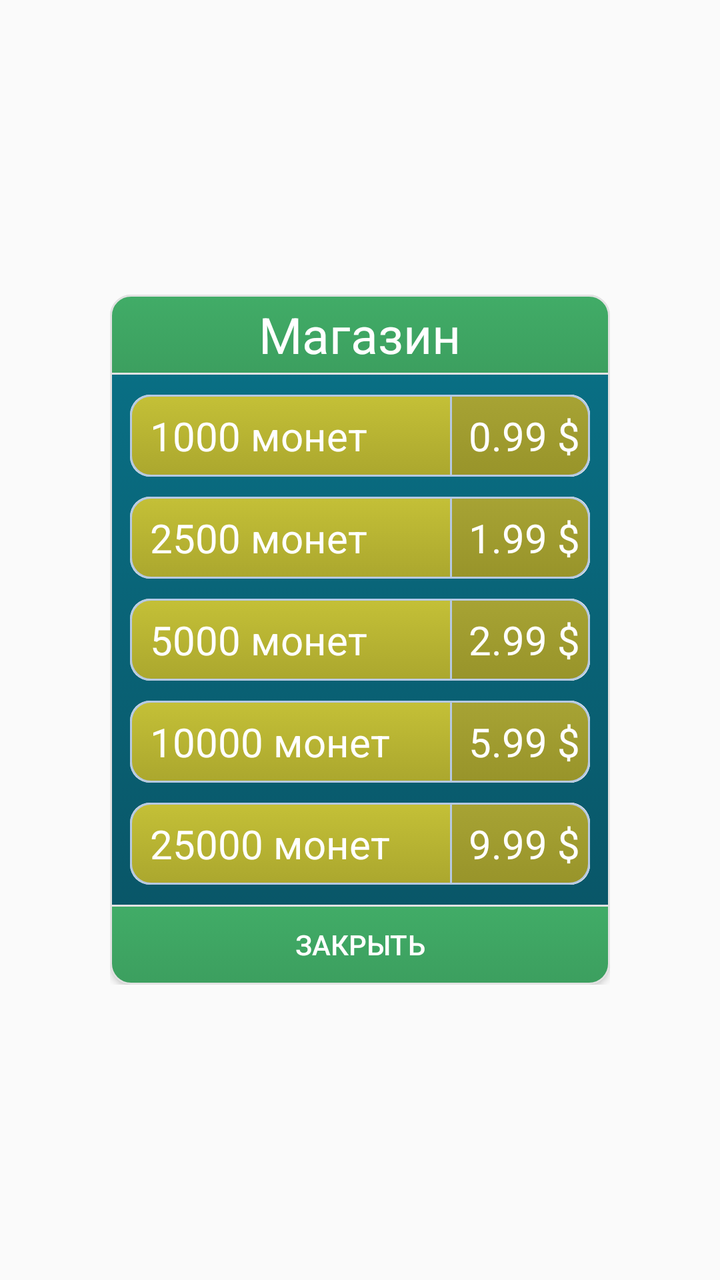
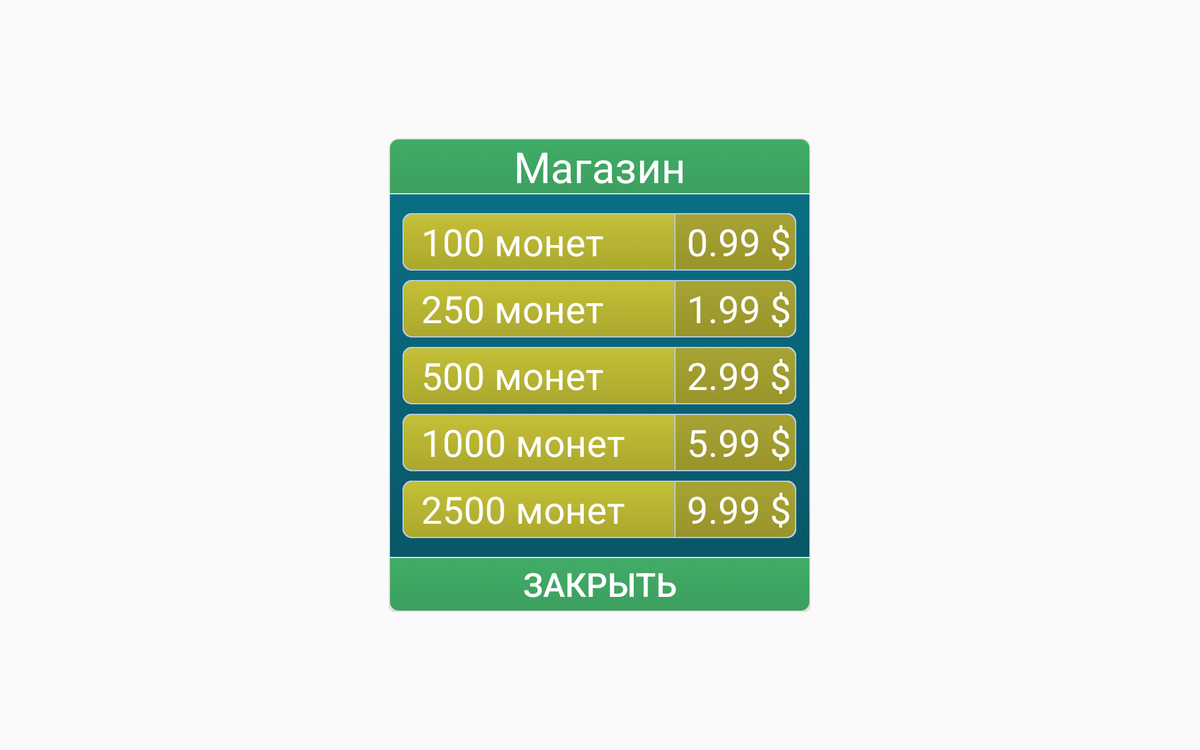

First picture: res/layout/ on a phone held upright. Second picture: the repository's own variant of that layout, on a device whose configuration matches the variant's folder. Source for both follows.
<!-- AndroidManifest.xml: application theme AppTheme -->
<!-- res/layout/gameshop.xml -->
<?xml version="1.0" encoding="utf-8"?>
<RelativeLayout xmlns:android="http://schemas.android.com/apk/res/android"
    android:orientation="vertical" android:layout_width="250dp"
    android:layout_height="345dp"
    android:theme="@style/Theme.AppCompat.Dialog"
    >



    <RelativeLayout
        android:layout_width="250dp"
        android:layout_height="345dp"
        android:background="@drawable/bestbuy"
        android:layout_centerHorizontal="true"
        android:layout_centerVertical="true">

        <RelativeLayout
            android:layout_width="match_parent"
            android:layout_height="40dp"
            android:background="@drawable/shadow"
            android:id="@+id/relativeLayout">



            <TextView
                android:layout_width="wrap_content"
                android:layout_height="wrap_content"
                android:text="Магазин"
                android:background="#00FFFFFF"
                android:textSize="25sp"
                android:textColor="#ffffff"
                android:layout_centerHorizontal="true"
                android:layout_centerVertical="true"
                android:id="@+id/textView8" />


        </RelativeLayout>


        <RelativeLayout
            android:layout_width="230dp"
            android:layout_height="41dp"
            android:background="@drawable/btncon"
            android:id="@+id/m1"
            android:layout_marginTop="50dp"
            android:layout_marginBottom="10dp"
            android:layout_centerHorizontal="true"
            >
            <TextView
                android:layout_width="wrap_content"
                android:layout_height="wrap_content"
                android:text="1000 монет"
                android:textColor="#ffffff"
                android:layout_centerVertical="true"
                android:paddingLeft="10dp"
                android:textSize="20sp"
                android:id="@+id/textView7" />

            <RelativeLayout
                android:layout_width="70dp"
                android:layout_height="41dp"
                android:background="@drawable/baks"
                android:layout_alignParentTop="true"
                android:layout_alignParentRight="true"
                android:layout_alignParentEnd="true">

                <TextView
                    android:layout_width="wrap_content"
                    android:layout_height="wrap_content"
                    android:text="0.99 $"
                    android:layout_marginRight="5dp"
                    android:textSize="20sp"
                    android:textColor="#ffffff"
                    android:layout_centerVertical="true"
                    android:layout_alignParentRight="true"
                    android:layout_alignParentEnd="true" /></RelativeLayout>


        </RelativeLayout>



        <Button
            android:layout_width="match_parent"
            android:layout_height="40dp"
            android:background="@drawable/shadow2"
            android:text="Закрыть"
            android:id="@+id/btnClose"
            android:textColor="#ffffff"
            android:layout_gravity="center_horizontal"

            android:layout_below="@+id/m5"
            />

        <RelativeLayout
            android:layout_width="230dp"
            android:layout_height="41dp"
            android:background="@drawable/btncon"
            android:id="@+id/m2"
            android:layout_below="@+id/m1"
            android:layout_alignLeft="@+id/m1"
            android:layout_alignStart="@+id/m1"
            android:layout_marginBottom="10dp">
            <TextView
                android:layout_width="wrap_content"
                android:layout_height="wrap_content"
                android:text="2500 монет"
                android:textColor="#ffffff"
                android:layout_centerVertical="true"
                android:paddingLeft="10dp"
                android:textSize="20sp"/>
            <RelativeLayout
                android:layout_width="70dp"
                android:layout_height="41dp"
                android:background="@drawable/baks"
                android:layout_alignParentTop="true"
                android:layout_alignParentRight="true"
                android:layout_alignParentEnd="true">

                <TextView
                    android:layout_width="wrap_content"
                    android:layout_height="wrap_content"
                    android:text="1.99 $"
                    android:layout_marginRight="5dp"
                    android:textSize="20sp"
                    android:textColor="#ffffff"
                    android:layout_centerVertical="true"
                    android:layout_alignParentRight="true"
                    android:layout_alignParentEnd="true" /></RelativeLayout>

        </RelativeLayout>

        <RelativeLayout
            android:layout_width="230dp"
            android:layout_height="41dp"
            android:background="@drawable/btncon"
            android:id="@+id/m3"
            android:layout_below="@+id/m2"
            android:layout_alignLeft="@+id/m2"
            android:layout_alignStart="@+id/m2"
            android:layout_marginBottom="10dp">
            <TextView
                android:layout_width="wrap_content"
                android:layout_height="wrap_content"
                android:text="5000 монет"
                android:textColor="#ffffff"
                android:layout_centerVertical="true"
                android:paddingLeft="10dp"
                android:textSize="20sp"/>
            <RelativeLayout
                android:layout_width="70dp"
                android:layout_height="41dp"
                android:background="@drawable/baks"
                android:layout_alignParentTop="true"
                android:layout_alignParentRight="true"
                android:layout_alignParentEnd="true">

                <TextView
                    android:layout_width="wrap_content"
                    android:layout_height="wrap_content"
                    android:text="2.99 $"
                    android:layout_marginRight="5dp"
                    android:textSize="20sp"
                    android:textColor="#ffffff"
                    android:layout_centerVertical="true"
                    android:layout_alignParentRight="true"
                    android:layout_alignParentEnd="true" /></RelativeLayout>
        </RelativeLayout>

        <RelativeLayout
            android:layout_width="230dp"
            android:layout_height="41dp"
            android:background="@drawable/btncon"
            android:id="@+id/m4"
            android:layout_below="@+id/m3"
            android:layout_alignLeft="@+id/m3"
            android:layout_alignStart="@+id/m3"
            android:layout_marginBottom="10dp">
            <TextView
                android:layout_width="wrap_content"
                android:layout_height="wrap_content"
                android:text="10000 монет"
                android:textColor="#ffffff"
                android:layout_centerVertical="true"
                android:paddingLeft="10dp"
                android:textSize="20sp"/>

            <RelativeLayout
                android:layout_width="70dp"
                android:layout_height="41dp"
                android:background="@drawable/baks"
                android:layout_alignParentTop="true"
                android:layout_alignParentRight="true"
                android:layout_alignParentEnd="true">

                <TextView
                    android:layout_width="wrap_content"
                    android:layout_height="wrap_content"
                    android:text="5.99 $"
                    android:layout_marginRight="5dp"
                    android:textSize="20sp"
                    android:textColor="#ffffff"
                    android:layout_centerVertical="true"
                    android:layout_alignParentRight="true"
                    android:layout_alignParentEnd="true" /></RelativeLayout>
        </RelativeLayout>

        <RelativeLayout
            android:layout_width="230dp"
            android:layout_height="41dp"
            android:background="@drawable/btncon"
            android:id="@+id/m5"
            android:layout_below="@+id/m4"
            android:layout_alignLeft="@+id/m4"
            android:layout_alignStart="@+id/m4"
            android:layout_marginBottom="10dp">

            <TextView
                android:layout_width="wrap_content"
                android:layout_height="wrap_content"
                android:text="25000 монет"
                android:textColor="#ffffff"
                android:layout_centerVertical="true"
                android:paddingLeft="10dp"
                android:textSize="20sp"/>
            <RelativeLayout
                android:layout_width="70dp"
                android:layout_height="41dp"
                android:background="@drawable/baks"
                android:layout_alignParentTop="true"
                android:layout_alignParentRight="true"
                android:layout_alignParentEnd="true">

                <TextView
                    android:layout_width="wrap_content"
                    android:layout_height="wrap_content"
                    android:text="9.99 $"
                    android:layout_marginRight="5dp"
                    android:textSize="20sp"
                    android:textColor="#ffffff"
                    android:layout_centerVertical="true"
                    android:layout_alignParentRight="true"
                    android:layout_alignParentEnd="true" /></RelativeLayout>
        </RelativeLayout>

    </RelativeLayout>

</RelativeLayout>
<!-- resources referenced by this layout -->
<resources>
  <!-- drawable baks (drawable) -->
  <?xml version="1.0" encoding="utf-8"?>
  <selector xmlns:android="http://schemas.android.com/apk/res/android">
  
      <item>
          <layer-list>
              <item android:left="0dp" android:top="0dp">
                  <shape>
                      <corners android:radius="10dp" />
                      <solid android:color="#fff2f2f2" />
                  </shape>
              </item>
              <item android:bottom="0dp" android:right="0dp">
                  <shape>
                      <gradient android:angle="270"
  
                      android:endColor="#ff98942a" android:startColor="#ffa7a334" />
  
  
                      <stroke android:width="1dp" android:color="#FFB6C9E2" />
                      <corners android:topRightRadius="10dp" android:bottomRightRadius="10dp"  />
  
  
                  </shape>
              </item>
          </layer-list>
      </item>
  
  </selector>
  <!-- drawable bestbuy (drawable) -->
  <?xml version="1.0" encoding="utf-8"?>
  <selector xmlns:android="http://schemas.android.com/apk/res/android">
  
      <item>
          <layer-list>
  
              <item android:bottom="0dp" android:right="0dp">
                  <shape>
                      <gradient android:angle="270"
                          android:endColor="#ff095364" android:startColor="#097288" />
                      <stroke android:width="1dp" android:color="#ffe2e2e2" />
                      <corners android:radius="10dp" />
  
                  </shape>
              </item>
          </layer-list>
      </item>
  
  </selector>
  <!-- drawable btncon (drawable) -->
  <?xml version="1.0" encoding="utf-8"?>
  <selector xmlns:android="http://schemas.android.com/apk/res/android">
  
      <item>
          <layer-list>
              <item android:left="0dp" android:top="0dp">
                  <shape>
                      <corners android:radius="10dp" />
                      <solid android:color="#fff2f2f2" />
                  </shape>
              </item>
              <item android:bottom="0dp" android:right="0dp">
                  <shape>
                      <gradient android:angle="270"
                          android:endColor="#ffaba72e" android:startColor="#ffc4c037" />
                      <stroke android:width="1dp" android:color="#ffb6c9e2" />
                      <corners android:radius="10dp" />
  
                  </shape>
              </item>
          </layer-list>
      </item>
  
  
  </selector>
  <!-- drawable shadow (drawable) -->
  <?xml version="1.0" encoding="utf-8"?>
  <selector xmlns:android="http://schemas.android.com/apk/res/android">
  
      <item>
          <layer-list>
  
  
              <item android:bottom="0dp" android:right="0dp">
                  <shape>
                      <gradient android:angle="270"
                          android:endColor="#ff3c9f5f" android:startColor="#ff41ac67" />
                      <stroke android:width="1dp" android:color="#ffe2e2e2" />
                      <corners android:topLeftRadius="10dp" android:topRightRadius="10dp"/>
  
                  </shape>
              </item>
          </layer-list>
      </item>
  
  
  </selector>
  <!-- drawable shadow2 (drawable) -->
  <?xml version="1.0" encoding="utf-8"?>
  <selector xmlns:android="http://schemas.android.com/apk/res/android">
  
      <item>
          <layer-list>
  
  
              <item android:bottom="0dp" android:right="0dp">
                  <shape>
                      <gradient android:angle="270"
                          android:endColor="#ff3c9f5f" android:startColor="#ff41ac67" />
                      <stroke android:width="1dp" android:color="#ffe2e2e2" />
                      <corners android:bottomRightRadius="10dp" android:bottomLeftRadius="10dp"/>
  
                  </shape>
              </item>
          </layer-list>
      </item>
  
  
  </selector>
  <style name="AppTheme" parent="Theme.AppCompat.Light.DarkActionBar">
  
  
  
              </style>
</resources>
<!-- res/layout-xlarge/gameshop.xml (the author's variant of the layout above) -->
<!-- drawn on a large tablet held sideways -->
<?xml version="1.0" encoding="utf-8"?>
<RelativeLayout xmlns:android="http://schemas.android.com/apk/res/android"
    android:orientation="vertical"
    android:layout_width="450dp"
    android:layout_height="505dp">
    



    <RelativeLayout
        android:layout_width="match_parent"
        android:layout_height="match_parent"
        android:background="#000000"
        android:alpha="0"></RelativeLayout>

    <RelativeLayout
        android:layout_width="450dp"
        android:layout_height="505dp"
        android:background="@drawable/bestbuy"
        android:layout_centerHorizontal="true"
        android:layout_centerVertical="true">

        <RelativeLayout
            android:layout_width="match_parent"
            android:layout_height="60dp"
            android:background="@drawable/shadow"
            android:id="@+id/relativeLayout">



            <TextView
                android:layout_width="wrap_content"
                android:layout_height="wrap_content"
                android:text="Магазин"
                android:background="#00FFFFFF"
                android:textSize="45sp"
                android:textColor="#ffffff"
                android:layout_centerHorizontal="true"
                android:layout_centerVertical="true"
                android:id="@+id/textView8" />


        </RelativeLayout>


        <RelativeLayout
            android:layout_width="420dp"
            android:layout_height="61dp"
            android:background="@drawable/btncon"
            android:id="@+id/m1"
            android:layout_below="@+id/relativeLayout"
            android:layout_marginTop="20dp"
            android:layout_marginBottom="10dp"
            android:layout_centerHorizontal="true"
            >
            <TextView
                android:layout_width="wrap_content"
                android:layout_height="wrap_content"
                android:text="100 монет"
                android:textColor="#ffffff"
                android:layout_centerVertical="true"
                android:paddingLeft="20dp"
                android:textSize="40sp"
                android:id="@+id/textView7" />

            <RelativeLayout
                android:layout_width="130dp"
                android:layout_height="61dp"
                android:background="@drawable/baks"
                android:layout_alignParentTop="true"
                android:layout_alignParentRight="true"
                android:layout_alignParentEnd="true">

                <TextView
                    android:layout_width="wrap_content"
                    android:layout_height="wrap_content"
                    android:text="0.99 $"
                    android:layout_marginRight="5dp"
                    android:textSize="40sp"
                    android:textColor="#ffffff"
                    android:layout_centerVertical="true"
                    android:layout_alignParentRight="true"
                    android:layout_alignParentEnd="true" /></RelativeLayout>


        </RelativeLayout>



        <Button
            android:layout_width="match_parent"
            android:layout_height="60dp"
            android:background="@drawable/shadow2"
            android:text="Закрыть"
            android:id="@+id/btnClose"
            android:textColor="#ffffff"
            android:layout_gravity="center_horizontal"
            android:textSize="35sp"
            android:layout_below="@+id/m5"
            />

        <RelativeLayout
            android:layout_width="420dp"
            android:layout_height="61dp"
            android:background="@drawable/btncon"
            android:id="@+id/m2"
            android:layout_below="@+id/m1"
            android:layout_alignLeft="@+id/m1"
            android:layout_alignStart="@+id/m1"
            android:layout_marginBottom="10dp">
            <TextView
                android:layout_width="wrap_content"
                android:layout_height="wrap_content"
                android:text="250 монет"
                android:textColor="#ffffff"
                android:layout_centerVertical="true"
                android:paddingLeft="20dp"
                android:textSize="40sp"/>
            <RelativeLayout
                android:layout_width="130dp"
                android:layout_height="61dp"
                android:background="@drawable/baks"
                android:layout_alignParentTop="true"
                android:layout_alignParentRight="true"
                android:layout_alignParentEnd="true">

                <TextView
                    android:layout_width="wrap_content"
                    android:layout_height="wrap_content"
                    android:text="1.99 $"
                    android:layout_marginRight="5dp"
                    android:textSize="40sp"
                    android:textColor="#ffffff"
                    android:layout_centerVertical="true"
                    android:layout_alignParentRight="true"
                    android:layout_alignParentEnd="true" /></RelativeLayout>

        </RelativeLayout>

        <RelativeLayout
            android:layout_width="420dp"
            android:layout_height="61dp"
            android:background="@drawable/btncon"
            android:id="@+id/m3"
            android:layout_below="@+id/m2"
            android:layout_alignLeft="@+id/m2"
            android:layout_alignStart="@+id/m2"
            android:layout_marginBottom="10dp">
            <TextView
                android:layout_width="wrap_content"
                android:layout_height="wrap_content"
                android:text="500 монет"
                android:textColor="#ffffff"
                android:layout_centerVertical="true"
                android:paddingLeft="20dp"
                android:textSize="40sp"/>
            <RelativeLayout
                android:layout_width="130dp"
                android:layout_height="61dp"
                android:background="@drawable/baks"
                android:layout_alignParentTop="true"
                android:layout_alignParentRight="true"
                android:layout_alignParentEnd="true">

                <TextView
                    android:layout_width="wrap_content"
                    android:layout_height="wrap_content"
                    android:text="2.99 $"
                    android:layout_marginRight="5dp"
                    android:textSize="40sp"
                    android:textColor="#ffffff"
                    android:layout_centerVertical="true"
                    android:layout_alignParentRight="true"
                    android:layout_alignParentEnd="true" /></RelativeLayout>
        </RelativeLayout>

        <RelativeLayout
            android:layout_width="420dp"
            android:layout_height="61dp"
            android:background="@drawable/btncon"
            android:id="@+id/m4"
            android:layout_below="@+id/m3"
            android:layout_alignLeft="@+id/m3"
            android:layout_alignStart="@+id/m3"
            android:layout_marginBottom="10dp">
            <TextView
                android:layout_width="wrap_content"
                android:layout_height="wrap_content"
                android:text="1000 монет"
                android:textColor="#ffffff"
                android:layout_centerVertical="true"
                android:paddingLeft="20dp"
                android:textSize="40sp"/>

            <RelativeLayout
                android:layout_width="130dp"
                android:layout_height="61dp"
                android:background="@drawable/baks"
                android:layout_alignParentTop="true"
                android:layout_alignParentRight="true"
                android:layout_alignParentEnd="true">

                <TextView
                    android:layout_width="wrap_content"
                    android:layout_height="wrap_content"
                    android:text="5.99 $"
                    android:layout_marginRight="5dp"
                    android:textSize="40sp"
                    android:textColor="#ffffff"
                    android:layout_centerVertical="true"
                    android:layout_alignParentRight="true"
                    android:layout_alignParentEnd="true" /></RelativeLayout>
        </RelativeLayout>

        <RelativeLayout
            android:layout_width="420dp"
            android:layout_height="61dp"
            android:background="@drawable/btncon"
            android:id="@+id/m5"
            android:layout_below="@+id/m4"
            android:layout_alignLeft="@+id/m4"
            android:layout_alignStart="@+id/m4"
            android:layout_marginBottom="20dp">

            <TextView
                android:layout_width="wrap_content"
                android:layout_height="wrap_content"
                android:text="2500 монет"
                android:textColor="#ffffff"
                android:layout_centerVertical="true"
                android:paddingLeft="20dp"
                android:textSize="40sp"/>
            <RelativeLayout
                android:layout_width="130dp"
                android:layout_height="61dp"
                android:background="@drawable/baks"
                android:layout_alignParentTop="true"
                android:layout_alignParentRight="true"
                android:layout_alignParentEnd="true">

                <TextView
                    android:layout_width="wrap_content"
                    android:layout_height="wrap_content"
                    android:text="9.99 $"
                    android:layout_marginRight="5dp"
                    android:textSize="40sp"
                    android:textColor="#ffffff"
                    android:layout_centerVertical="true"
                    android:layout_alignParentRight="true"
                    android:layout_alignParentEnd="true" /></RelativeLayout>
        </RelativeLayout>

    </RelativeLayout>

</RelativeLayout>
